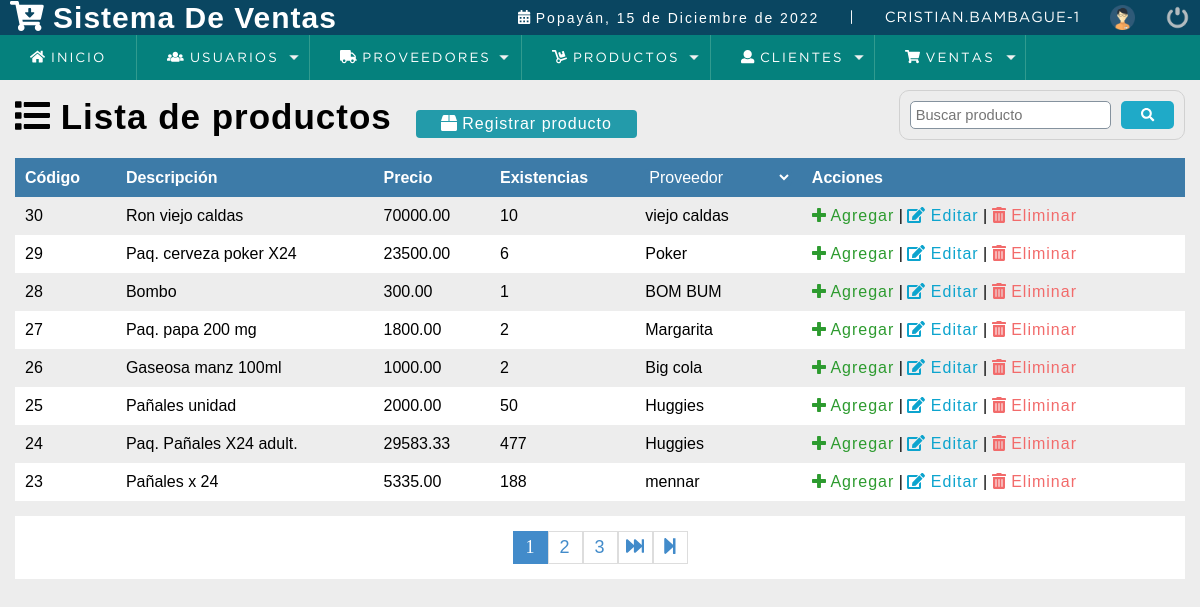
/sistema/lista_productos.php (signed in), run on the app's committed database.
### tables this page shows
CREATE TABLE `producto` (
  `codproducto` int(11) NOT NULL,
  `descripcion` varchar(100) DEFAULT NULL,
  `proveedor` int(11) DEFAULT NULL,
  `precio` decimal(10,2) DEFAULT NULL,
  `existencia` int(11) DEFAULT NULL,
  `date_add` datetime NOT NULL DEFAULT current_timestamp(),
  `usuario_id` int(11) NOT NULL,
  `estatus` int(11) NOT NULL DEFAULT 1
);

CREATE TABLE `proveedor` (
  `codproveedor` int(11) NOT NULL,
  `proveedor` varchar(100) DEFAULT NULL,
  `contacto` varchar(100) DEFAULT NULL,
  `telefono` bigint(11) DEFAULT NULL,
  `direccion` text DEFAULT NULL,
  `date_add` datetime NOT NULL DEFAULT current_timestamp(),
  `usuario_id` int(11) NOT NULL,
  `estatus` int(11) NOT NULL DEFAULT 1
);

### sistema/lista_productos.php (the view, shortened to what this page needs)
<?php
	include "../conexion.php";
?>
<!DOCTYPE html>
<html lang="en">
<head>
	<?php include "includes/scripts.php";?>
</head>
<body>
	<?php include "includes/header.php";?>
	<section id="container">
		<h1><i class="fas fa-list fa-1x"></i> Lista de productos</h1>
		<a href="registro_producto.php" class="btn_new"><i class="fas fa-box"></i> Registrar producto</a>
		<form action="buscar_productos.php" method="get" class="form_search">
			<input type="text" name="busqueda" id="buesqueda" placeholder="Buscar producto">
			<button type="submit" class="btn_search"><i class="fas fa-search"></i></button>
		</form>
		<table>
			<tr>
				<th>Código</th>
				<th>Descripción</th>
				<th>Precio</th>
				<th>Existencias</th>
				<th>
					<select name="proveedor" id="search_proveedor">
					<option value="" selected ><b>Proveedor</b></option>
					</select>
				</th>
				<th>Acciones</th>
			</tr>
			<?php
				$sql_register = mysqli_query($obj_conexion,"SELECT COUNT(*) AS total_registro FROM producto WHERE estatus = 1");
				$result_register = mysqli_fetch_array($sql_register);
				$total_registro = $result_register['total_registro'];
				$por_pagina = 8;
				if (empty($_GET['pagina'])) {
					$pagina = 1;
				}else{
					$pagina = $_GET['pagina'];
				}
				$desde = ($pagina - 1) * $por_pagina;
				$total_paginas = ceil($total_registro/ $por_pagina);
				$query = mysqli_query($obj_conexion,"SELECT p.codproducto, p.descripcion, p.precio, p.existencia, pr.proveedor
													 FROM producto p
													 INNER JOIN  proveedor pr
													 ON p.proveedor = pr.codproveedor
													 WHERE p.estatus = 1 ORDER BY p.codproducto DESC LIMIT $desde,$por_pagina
					                                 ");
				$result = mysqli_num_rows($query);
				if ($result > 0 ) {
					while ($data = mysqli_fetch_array($query)) {
				?>
					<tr class="row<?php echo $data ["codproducto"]; ?>">
					<td><?php echo $data ["codproducto"]; ?></td>
					<td><?php echo $data ["descripcion"]; ?></td>
					<td class="celPrecio"><?php echo $data ["precio"]; ?></td>
					<td class="celExistencia"><?php echo $data ["existencia"]; ?></td>
					<td><?php echo $data ["proveedor"]; ?></td>
					<td>
		<a class ="link_add add_product"  product = "<?php echo $data ["codproducto"]; ?>" href="#"><i class="fas fa-plus"></i> Agregar</a>
		|
		<a class="link_edit" href="editar_producto.php?id=<?php echo $data ["codproducto"]; ?>"><i class="fas fa-edit"></i> Editar</a>
		|
		<a class="link_delete del_product" href="#" product = "<?php echo $data ["codproducto"]; ?>"><i class="fas fa-trash-alt"></i> Eliminar</a>
					</td>
					</tr>
				<?php
					}
				}
				?>
		</table>
		<div class="paginador">
			<ul>
			<?php
				for ($i=1; $i <= $total_paginas; $i++) {
				if ($i == $pagina){
						echo '<li class="pageSelected">'.$i.'</li>';
					}else{
						echo '<li><a href="?pagina='.$i.'">'.$i.'</a></li>';
					}
				}
				if ($pagina != $total_paginas ) {
			 ?>
			<li><a href="?pagina=<?php echo $pagina + 1; ?>"><i class="fas fa-fast-forward"></i></a></li></a></li>
			<li><a href="?pagina=<?php echo $total_paginas; ?>"><i class="fas fa-step-forward"></i></a></li>
		<?php } ?>
			</ul>
		</div>
	</section>
</body>
</html>

### sistema/css/style.css (style rules this page uses)
* { margin: 0; padding: 0; box-sizing: border-box; }
body { background: #ededed; }
h1, h2, h3, h4, h5, h6 { font-family: 'arial'; font-weight: bold; letter-spacing: 1px; }
h1 { font-size: 30px; }
a { text-decoration: none; font-family: arial; letter-spacing: 1px; }
#container { padding: 90px 15px 15px; }
form { background: #FFF; margin: auto; padding: 20px 50px; border: 1px solid #d1d1d1; }
input,select { display: block; width: 100%; font-size: 11pt; padding: 5px; border: 1px solid #85929e; border-radius: 5px; }
#container h1 { font-size: 35px; display: inline-block; }
.btn_new { display: inline-block; background: #239baa; color: #FFF; padding: 5px 25px; border-radius: 4px; margin: 20px; }
table { border-collapse: collapse; font-size: 12pt; font-family: 'arial'; width: 100%; }
table th { text-align: left; padding: 10px; background: #3d7ba8; color: #FFF; }
table tr:nth-child(odd) { background: #FFF; }
table td { padding: 10px; }
.link_add { color: #2d9b2f; }
.link_edit { color: #0ca4ce; }
.link_delete { color: #f26b6b; }
.paginador ul { padding: 15px; list-style: none; background: #FFF; margin-top: 15px; display: -webkit-flex; display: -moz-flex; display: -ms-flex; display: -o-flex; display: flex; justify-content: center; }
.paginador a , .pageSelected { color: #428bca; border: 1px solid #ddd; padding: 5px; display: inline-block; font-size: 18px; text-align: center; width: 35px; }
.pageSelected { color: #FFF; background: #428bca; border: 1px solid #428bca; }
.form_search { display: -webkit-flex; display: -moz-flex; display: -ms-flex; display: -o-flex; display: flex; float: right; background: initial; padding: 10px; border-radius: 10px; }
.form_search .btn_search { background: #1faac8; color: #FFF; padding: 0 20px; border: 0; cursor: pointer; margin-left: 10px; display: block; border-radius: 5px; }
#search_proveedor { color: white; padding: 8px 13px; border: 0px solid; cursor: pointer; background-color: #3d7ba8; font-size: 16px; text-align: left; padding: 0px; font-family: Arial; }

### data on the page
producto: codproducto "30", descripcion "Ron viejo caldas", precio "70000.00", existencia "10", proveedor.proveedor "viejo caldas"
producto: codproducto "29", descripcion "Paq. cerveza poker X24", precio "23500.00", existencia "6", proveedor.proveedor "Poker"
producto: codproducto "28", descripcion "Bombo", precio "300.00", existencia "1", proveedor.proveedor "BOM BUM"
producto: codproducto "27", descripcion "Paq. papa 200 mg", precio "1800.00", existencia "2", proveedor.proveedor "Margarita"
producto: codproducto "26", descripcion "Gaseosa manz 100ml", precio "1000.00", existencia "2", proveedor.proveedor "Big cola"
producto: codproducto "25", descripcion "Pañales unidad", precio "2000.00", existencia "50", proveedor.proveedor "Huggies"
producto: codproducto "24", descripcion "Paq. Pañales X24 adult.", precio "29583.33", existencia "477", proveedor.proveedor "Huggies"
producto: codproducto "23", descripcion "Pañales x 24", precio "5335.00", existencia "188", proveedor.proveedor "mennar"

### other printed values
fechaC() "15 de Diciembre de 2022"
$_SESSION['user'] "CRISTIAN.BAMBAGUE"
$_SESSION['idUser'] "1"
